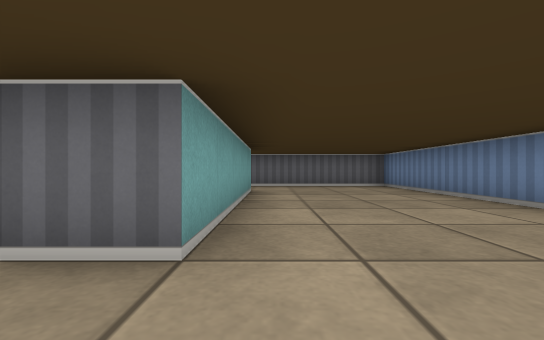
view 1 (above)

22 first-person views from a walk through a cub3D level. The camera is about half as high as the walls, looks level and sees 90° across. The floor is counted in squares. Each view is taken from the middle of a square. On the plan, view 1 faces up. The plan holds only what a view shows up to about 9 squares ahead; the rest is blank.

view 2
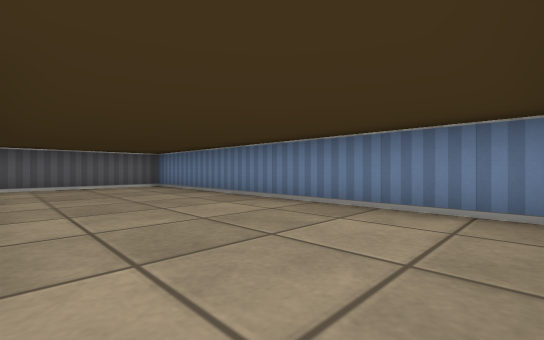

view 3
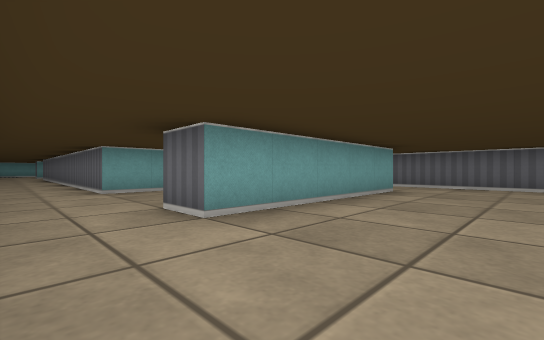

view 4
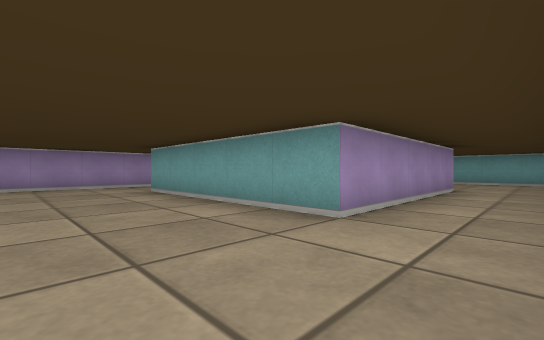

view 5
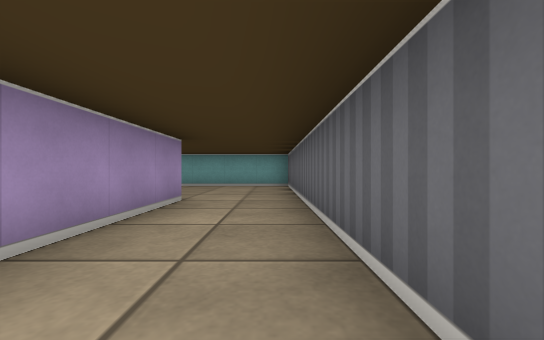

view 6
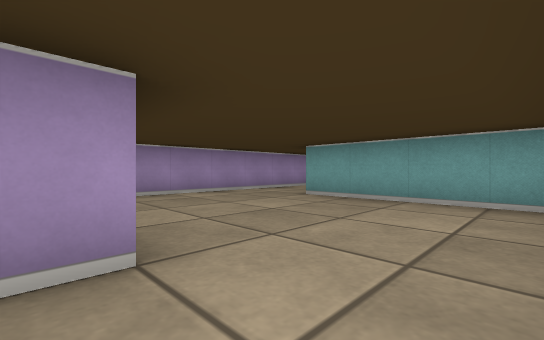

view 7
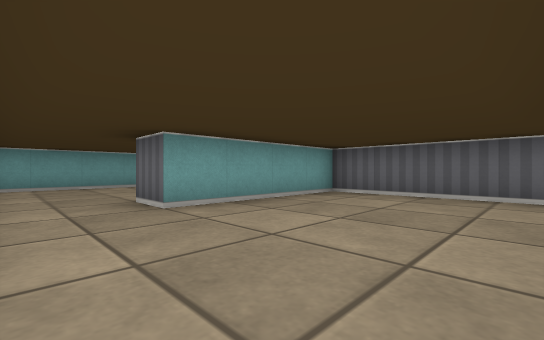

view 8
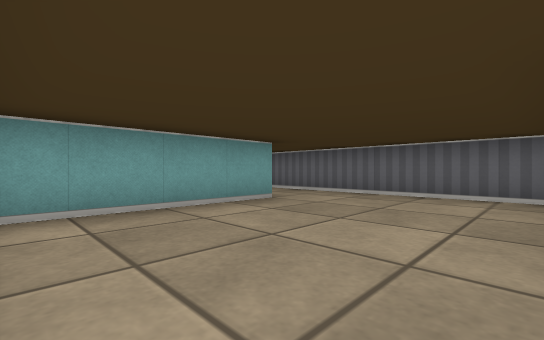

view 9
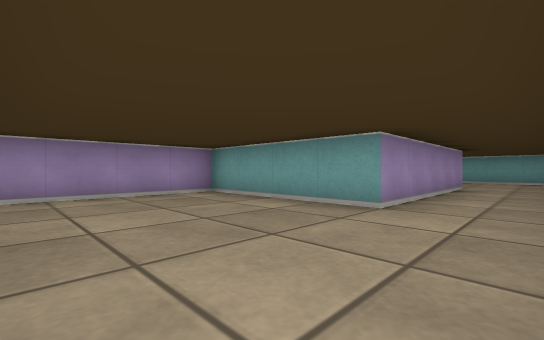

view 10
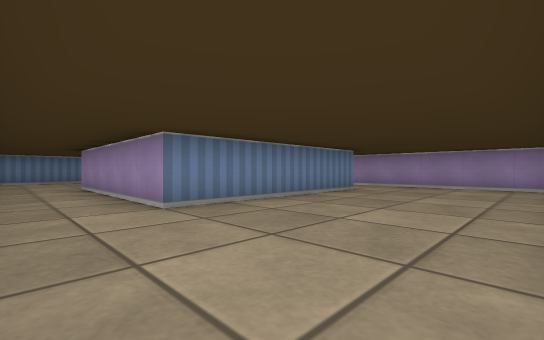

view 11
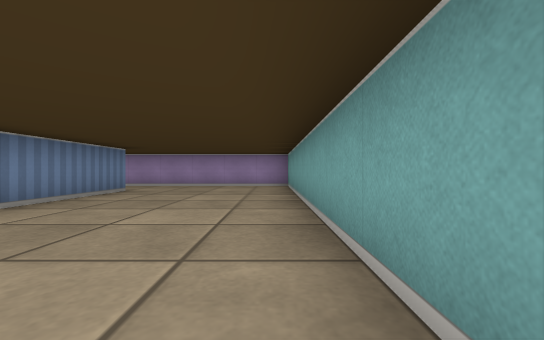

view 12
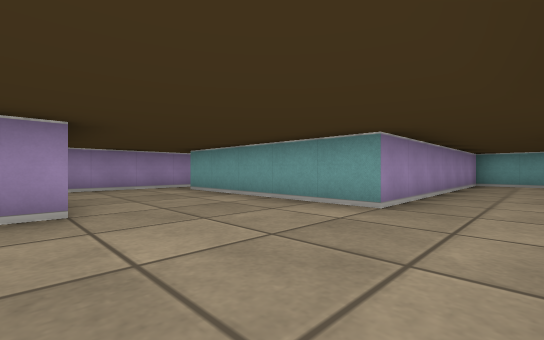

view 13
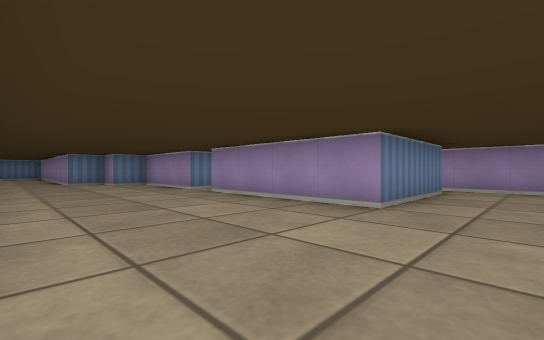

view 14
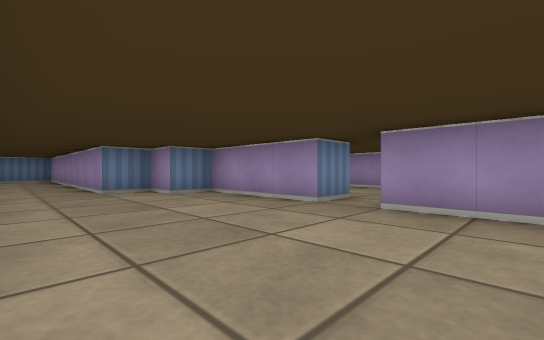

view 15
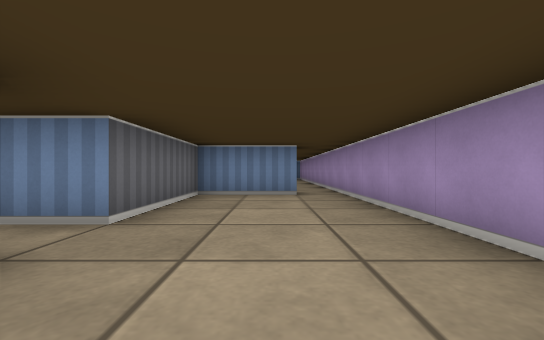

view 16
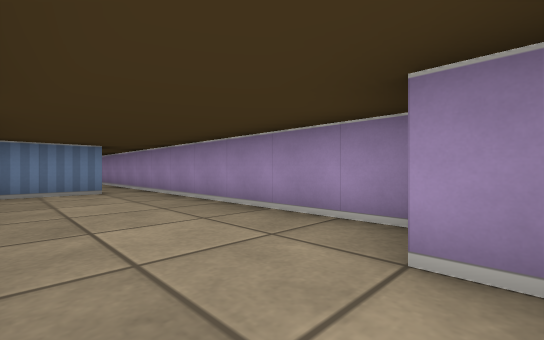

view 17
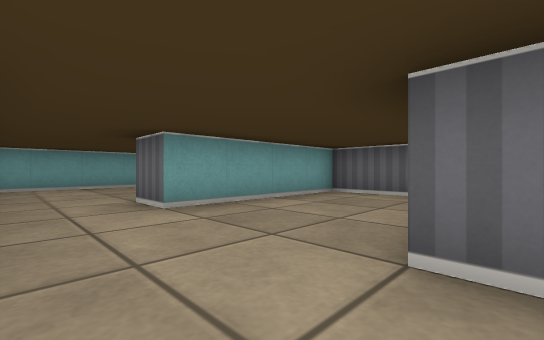

view 18
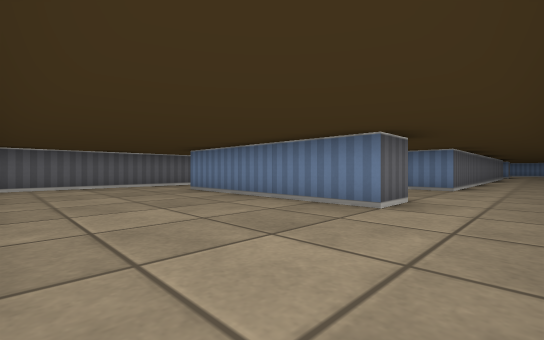

view 19
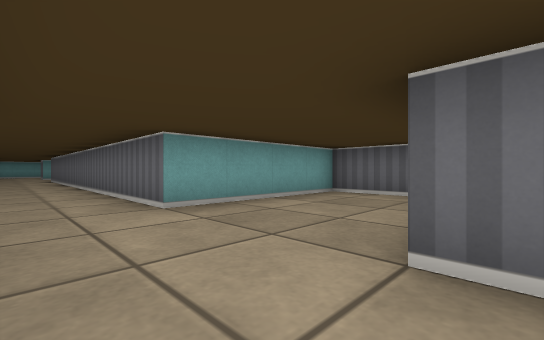

view 20
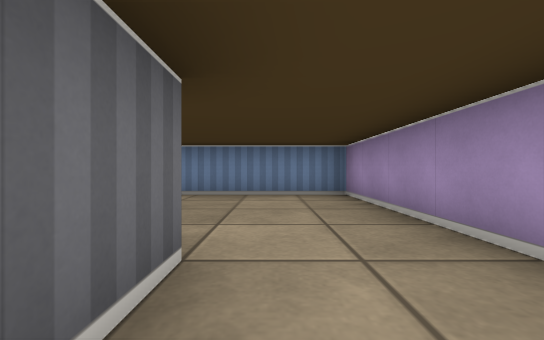

view 21
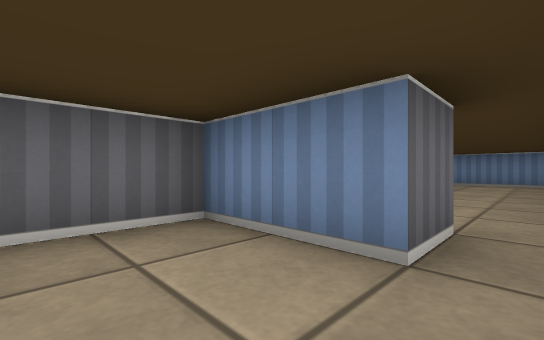

view 22
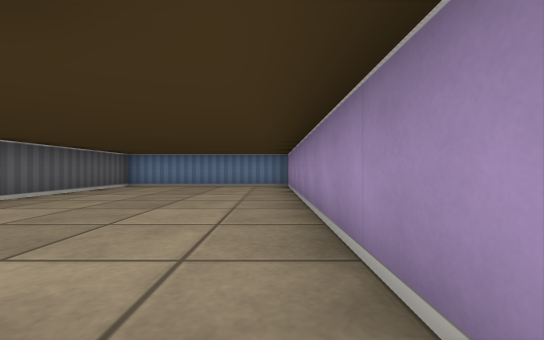

### Floor plan
Points are (right, up) in squares from view 1. A wall is a line through its corners. A room is listed if a view was taken in it or the views show most of it. See-through windows are left out.
Room 1 (views 1, 2, 3, 4, 19)
walls: (-0.5, 6.5) (-0.5, 1.5) (-1.5, 1.5); (-1.5, -0.5) (3.5, -0.5) (3.5, 8.5) (0.5, 8.5)
ways out: opening at (-0.5, 7.5) to room 2; opening at (-1, 0.5) to room 5
Room 2 (views 5, 6, 7)
walls: (-5.5, 6.5) (-0.5, 6.5); (-9.5, 2.5) (-6.8, 2.5); (0.5, 8.5) (-9.5, 8.5) (-9.5, 4.5)
ways out: opening at (-0.5, 7.5) to room 1; opening at (-10, 3.5) to room 3
Room 3 (views 8, 9)
walls: (-9.5, 4.5) (-10.5, 4.5); (-14.5, 6.5) (-14.5, 2.5) (-9.5, 2.5); (-11, 8.5) (-13.5, 8.5)
ways out: opening at (-10, 3.5) to room 2; opening at (-14.5, 7.5) to room 4
Room 4 (views 10, 11, 18)
walls: (-18.8, 8.5) (-23, 8.5); (-18.5, 1.5) (-19.5, 1.5) (-19.5, 6.5) (-14.5, 6.5); (-23.5, 8) (-23.5, -0.5) (-18.5, -0.5); (-13.5, 8.5) (-16.5, 8.5)
ways out: opening at (-14.5, 7.5) to room 3; opening at (-19, 0.5) to room 5
Room 5 (views 12, 13, 14, 17, 20)
walls: (-8.5, -3.5) (-8.5, -2.5) (-5.5, -2.5) (-5.5, -1.5) (-4.5, -1.5) (-4.5, -0.5) (-1.5, -0.5); (-13.5, -5.5) (-13.5, -2.5) (-9.5, -2.5); (-18.5, -0.5) (-16.5, -0.5) (-16.5, -5.5); (-16.8, 5.5) (-18.5, 5.5) (-18.5, 1.5); (-17.1, -6.5) (-13.2, -6.5); (-2.8, 5.5) (-4.5, 5.5) (-4.5, 1.5) (-15.5, 1.5) (-15.5, 2.5)
ways out: opening at (-1, 0.5) to room 1; opening at (-19, 0.5) to room 4; opening at (-9, -3) to room 6; opening at (-17, -6)
Room 6 (views 15, 16, 21)
walls: (-11.2, -6.5) (-5.5, -6.5); (-12, -5.5) (-11.5, -5.5); (-5.5, -5.5) (-5.5, -3.5) (-8.5, -3.5)
ways out: opening at (-9, -3) to room 5; opening at (-5, -6) to room 7
Room 7 (view 22)
walls: (-4.5, -5.5) (-5.5, -5.5); (-5.5, -6.5) (3.5, -6.5) (3.5, -1.5) (-0.5, -1.5)
ways out: opening at (-5, -6) to room 6

Positions as (right, up) in squares from view 1, and headings:
1: (0, 0), facing up
2: (0, 0), facing up-right
3: (2, 0), facing up-left
4: (2, 8), facing down-left
5: (-1, 8), facing left
6: (-5, 8), facing down-left
7: (-6, 3), facing up-left
8: (-11, 3), facing up-left
9: (-11, 8), facing down-left
10: (-23, 8), facing down-right
11: (-23, 8), facing down
12: (-13, 1), facing down-left
13: (-15, 1), facing down-right
14: (-11, 1), facing down-right
15: (-11, -5), facing right
16: (-12, -4), facing down-right
17: (-15, 0), facing up-left
18: (-23, 0), facing up-right
19: (-1, 0), facing up-left
20: (-2, 1), facing right
21: (-7, -6), facing up-right
22: (-5, -6), facing right
